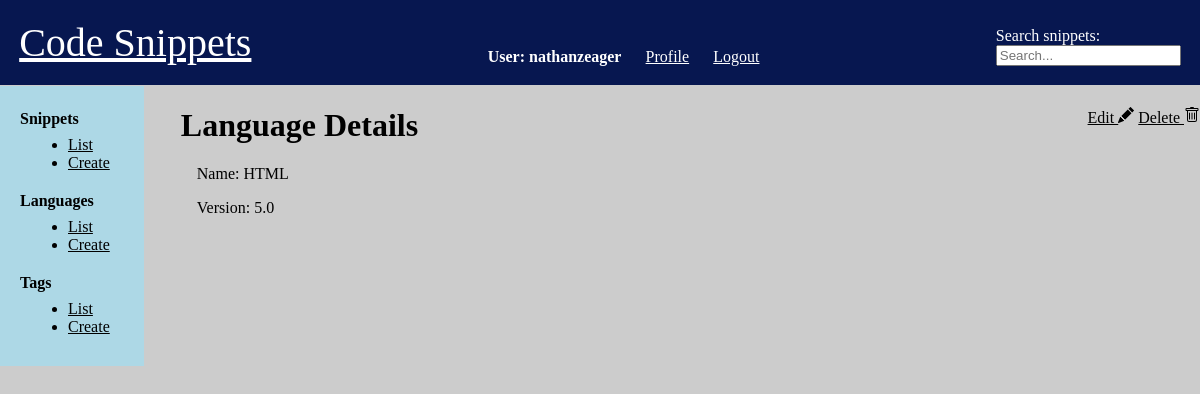
The page /languages/2 (signed in) on the database its author committed.
### snippets/models.py (models this page shows, shortened)
class User(BaseUser):
    pass

class Language(models.Model):
    name = models.CharField(max_length=255)
    version = models.FloatField(blank=True, null=True)

### snippets/views.py (the view)
# urls.py: path('languages/<int:pk>', views.detail_language, name='detail_language'),
def detail_language(request, pk):
    language = get_object_or_404(Language, pk=pk)
    return render(request, 'snippets/detail_language.html', {"language": language})

### templates/snippets/detail_language.html (shortened to what this page needs)
{% extends 'base.html' %}
{% block content %}
    <h1>
        Language Details
        <div class="actions">
            {% if user.is_authenticated %}
            <a href="{% url 'edit_language' pk=language.pk %}"> Edit {% include './icons/pencil-fill.svg' %}</a>
            <a href="{% url 'delete_language' pk=language.pk %}"> Delete {% include './icons/trash.svg' %}</a>
            {% endif %}
        </div>
    </h1>
    <div class="details">
        <p>Name: {{ language.name }}</p>
        <p>Version: {{ language.version }}</p>
    </div>
{% endblock content %}

### templates/base.html (shortened to what this page needs)
{% load static %}
<!DOCTYPE html>
<html lang="en">
<head>
    <link rel="stylesheet" href="{% static 'css/prism.css' %}">
    <link rel="stylesheet" href="{% static 'css/style.css' %}">
</head>
<body>
    <header>
        <a href="{% url 'list_snippet' %}">Code Snippets</a>
        <div class='account'>{% if user.is_authenticated %}<div class="username">User: {{request.user.username}}</div> <div><a href="/profile">Profile</a></div> <div><a href="/accounts/logout">Logout</a></div> {% else %} <div><a href="/accounts/login">Login</a></div> <div><a href="/accounts/register">Register</a></div> {% endif %} </div>
        <div class="search">Search snippets: <form action="{% url 'search_snippet' %}" method='GET'> <input name="q" type="text" placeholder="Search..."></form></div>
    </header>
    <div class="sidebar">
        <div class="sidebar-section">
            Snippets
            <ul>
                <li><a href="{% url 'list_snippet' %}">List</a></li>
                {% if user.is_authenticated %}
                <li><a href="{% url 'create_snippet' %}">Create</a></li>
                {% endif %}
            </ul>
        </div>
        <div class="sidebar-section">
            Languages
            <ul>
                <li><a href="{% url 'list_language' %}">List</a></li>
                {% if user.is_authenticated %}
                <li><a href="{% url 'create_language' %}">Create</a></li>
                {% endif %}
            </ul>
        </div>
        <div class="sidebar-section">
            Tags
            <ul>
                <li><a href="{% url 'list_tag' %}">List</a></li>
                {% if user.is_authenticated %}
                <li><a href="{% url 'create_tag' %}">Create</a></li>
                {% endif %}
            </ul>
        </div>
    </div>
    <div class="body-text">
        {% block content %}
        {% endblock content %}
    </div>
</body>
</html>

### static/css/style.css (style rules this page uses)
html, body { margin: 0; padding: 0; }
body { background-color: #ccc; }
a { color: black; }
header { background-color: rgb(7, 23, 80); padding: 1.2rem; margin: 0; font-size: 2.5rem; color: white; display: flex; justify-content: space-between; }
header a { color: white; }
.account { font-size: 1rem; width: 20rem; position: relative; display: flex; justify-content: space-evenly; }
.account div { margin-top: auto; }
.username { font-weight: bold; }
.search { font-size: 1rem; position: relative; margin-top: auto; }
.sidebar { height: 16.5rem; width: 9rem; position: fixed; left: 0; top: 5.4rem; padding-top: 1rem; background-color: lightblue; }
.sidebar div { padding: 0.5rem 0.25rem 0.25rem 1.25rem; display: block; font-size: 16px; font-weight: bold; }
.sidebar div ul { margin: 0.5rem; font-size: 16px; font-weight: normal; }
.body-text { margin-left: 9.3rem; padding-left: 2rem; }
h1 { display: flex; justify-content: space-between; }
h1 .actions { font-size: 1rem; font-weight: normal; }
.details { padding-left: 1rem; }

### rows shown on the page
User: user.username "nathanzeager"
Language: name "HTML", version "5.0"
